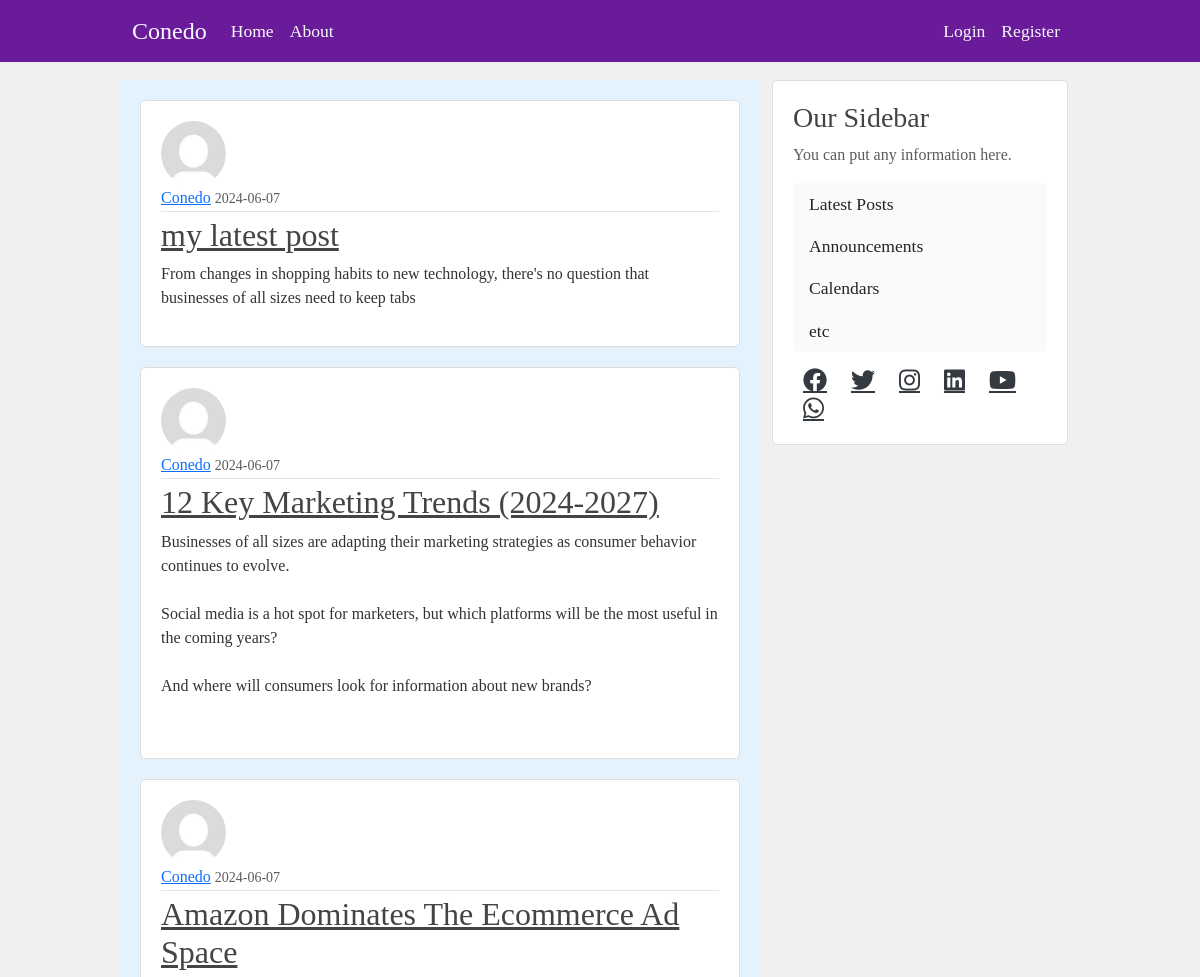
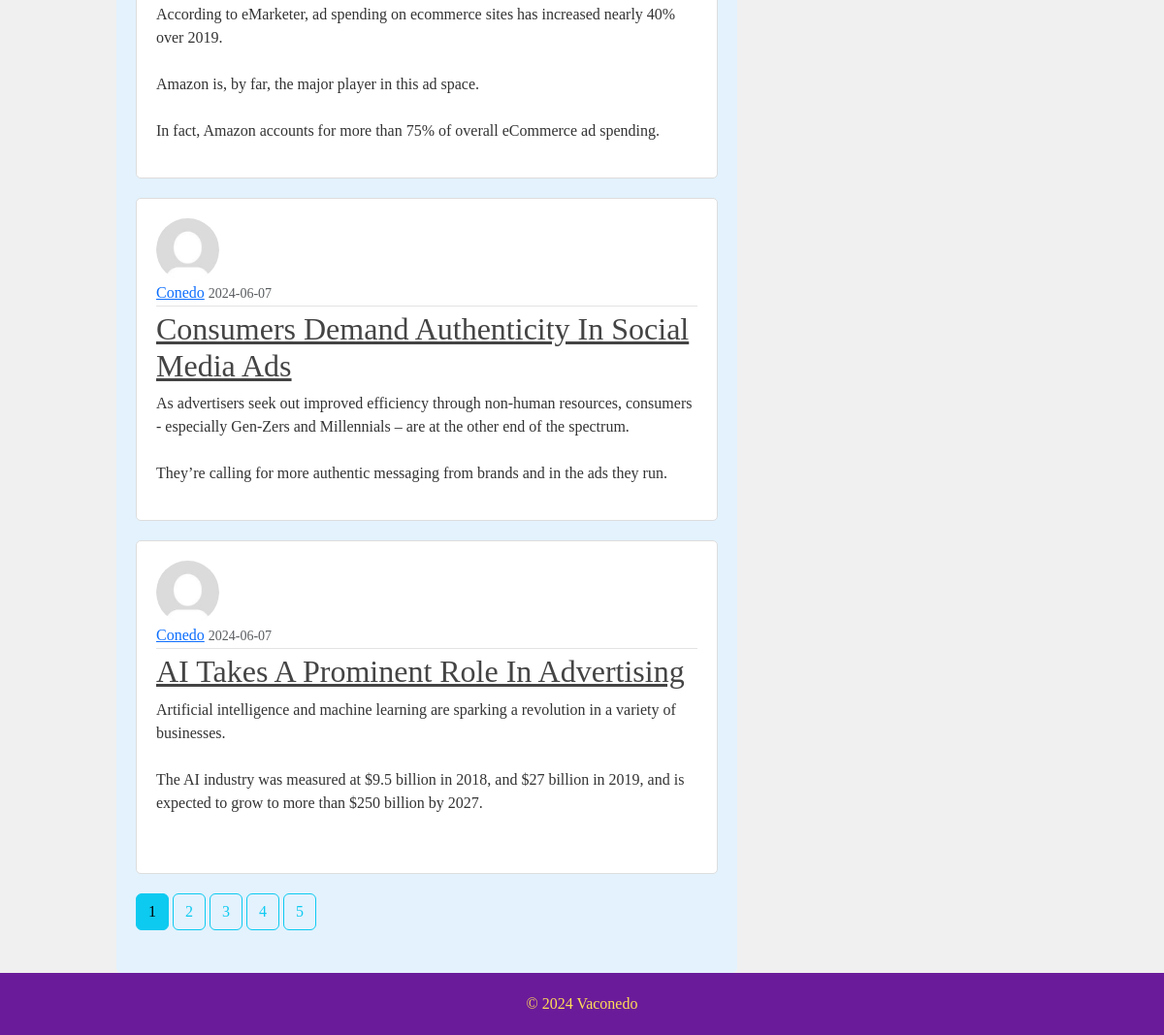
Before: / with the older database file (2 pictures, top to bottom).
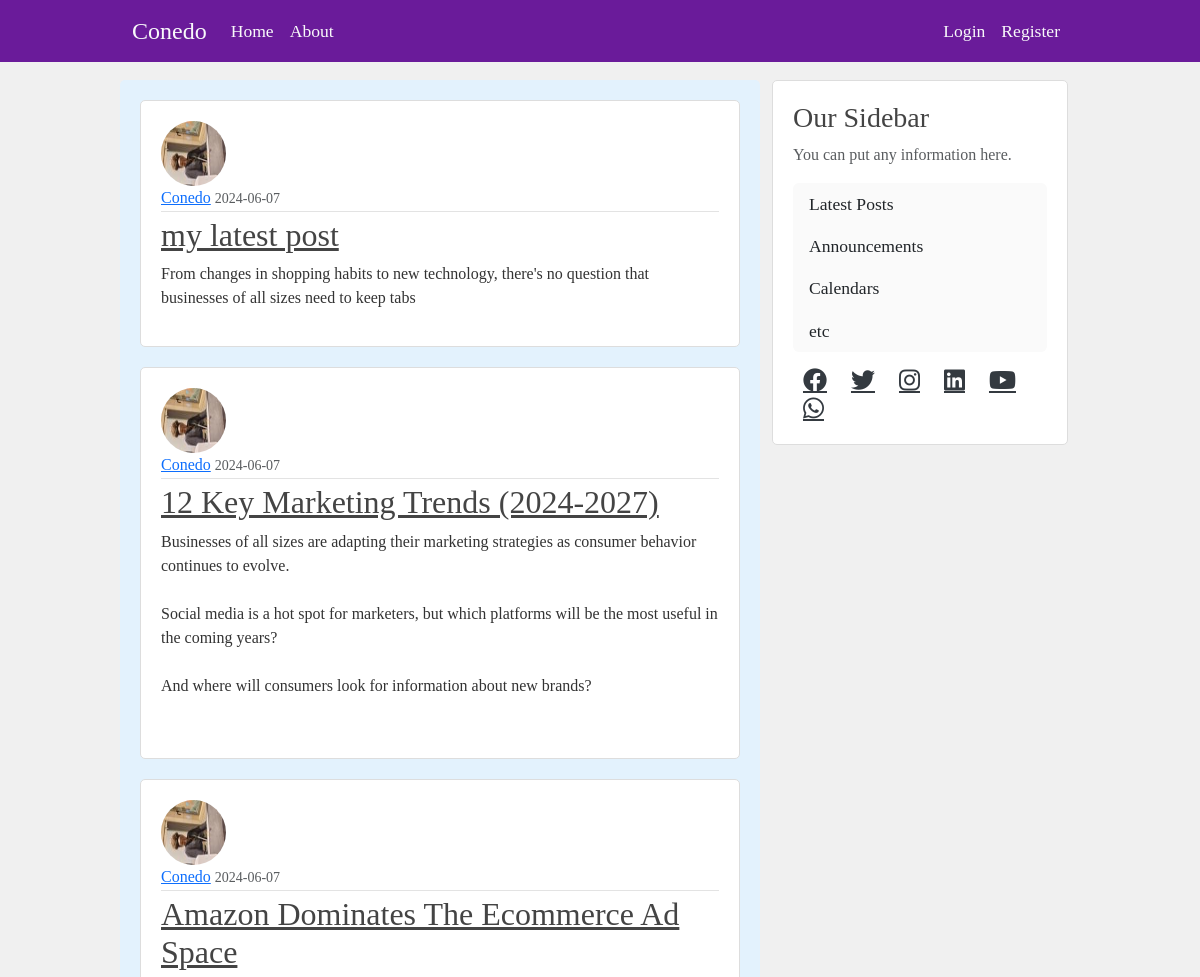
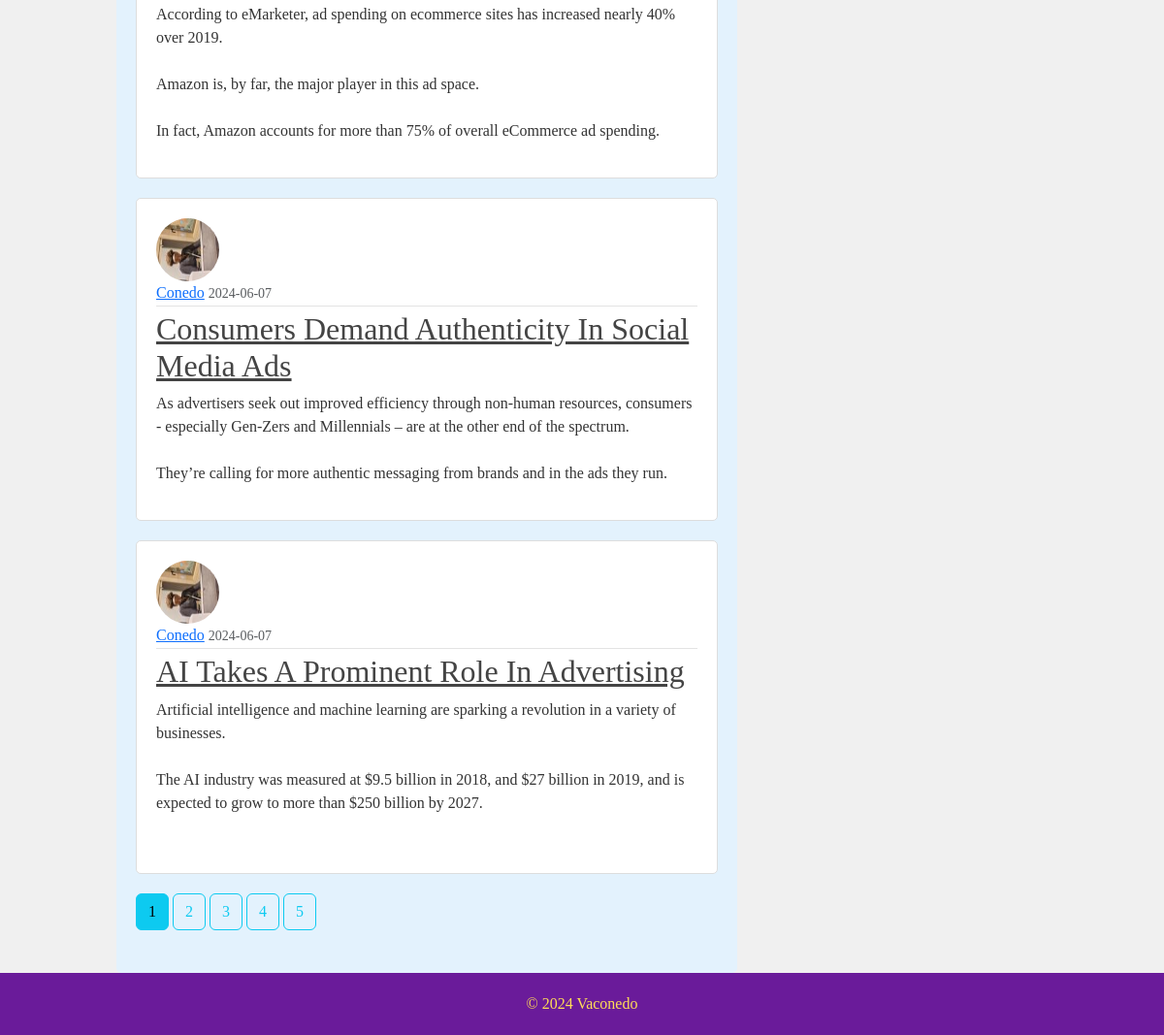
After: the same page with the newer database file (2 pictures, top to bottom).
### app/models.py (models this page shows, shortened)
class Post(db.Model):
    id = db.Column(db.Integer, primary_key=True)
    title = db.Column(db.String(100), nullable=False)
    content = db.Column(db.Text, nullable=False)
    date_posted = db.Column(db.DateTime, nullable=False, default=datetime.utcnow)
    user_id = db.Column(db.Integer, db.ForeignKey('user.id'), nullable=False)

class User(db.Model, UserMixin):
    id = db.Column(db.Integer, primary_key=True)
    username = db.Column(db.String(12), unique=True, nullable=False)
    email = db.Column(db.String(120), unique=True, nullable=False)
    image_file = db.Column(db.String(20), nullable=False, default='default.jpeg')
    password = db.Column(db.String(60), nullable=False)
    posts = db.relationship("Post", backref='author', lazy=True)

### app/routes.py (the view)
@app.route("/")
def home():
    page = request.args.get('page', 1, type=int)
    posts = Post.query.order_by(Post.date_posted.desc()).paginate(page=page, per_page=5)
    return render_template("home.html", posts=posts)

### app/templates/home.html
{% extends 'base.html' %}
{% block content %}
{% for post in posts.items %}
<article class="media content-section">
  <img
  class="rounded-circle article-img"
  src="{{ url_for('static',filename='profile_pics/' + post.author.image_file) }}"
  alt=""/>
    <div class="media-body">
      <div class="article-metadata">
        <a class="mr-2" href="{{url_for('user_posts',username=post.author.username)}}">{{ post.author.username }}</a>
        <small class="text-muted">{{ post.date_posted.strftime('%Y-%m-%d') }}</small>
      </div>
      <h2><a class="article-title" href="{{url_for('post',post_id=post.id)}}">{{ post.title }}</a></h2>
      <p class="article-content">{{ post.content }}</p>
    </div>
  </article>
{% endfor %}
{% for page_num in posts.iter_pages() %}
{% if page_num %}
{% if posts.page==page_num %}
<a class="import btn btn-info mb-4" href="{{url_for('home',page=page_num)}}"> {{page_num}}</a>
{% else %}
<a class="import btn btn-outline-info mb-4" href="{{url_for('home',page=page_num)}}"> {{page_num}}</a>
{% endif %}
{% else %}
...
{% endif %}
{% endfor %}
{% endblock %}

### app/templates/base.html (shortened to what this page needs)
<!DOCTYPE html>
<html lang="en">
<head>
    <link href="https://cdn.jsdelivr.net/npm/bootstrap@5.3.3/dist/css/bootstrap.min.css" rel="stylesheet">
    <link href="https://cdnjs.cloudflare.com/ajax/libs/font-awesome/6.1.1/css/all.min.css" rel="stylesheet">
    <link rel="stylesheet" type="text/css" href="{{ url_for('static', filename='main.css') }}">
</head>
<body>
        <nav class="navbar navbar-expand-md navbar-dark fixed-top">
            <div class="container">
                <a class="navbar-brand" href="/">Conedo</a>
                <div class="collapse navbar-collapse" id="navbarToggle">
                    <div class="navbar-nav me-auto">
                        <a class="nav-item nav-link" href="{{ url_for('home') }}">Home</a>
                        <a class="nav-item nav-link" href="{{ url_for('about') }}">About</a>
                    </div>
                    <div class="navbar-nav">
                        {% if current_user.is_authenticated %}
                        <a class="nav-item nav-link" href="{{ url_for('logout') }}">Log-out</a>
                        <a class="nav-item nav-link" href="{{ url_for('account') }}">Account</a>
                        <a class="nav-item nav-link" href="{{ url_for('new_post') }}">New Post</a>
                        {% else %}
                        <a class="nav-item nav-link" href="{{ url_for('login') }}">Login</a>
                        <a class="nav-item nav-link" href="{{ url_for('register') }}">Register</a>
                        {% endif %}
                    </div>
                </div>
            </div>
        </nav>
    <main role="main" class="container" style="margin-top: 80px;">
        <div class="row">
            <div class="col-md-8 main-content">
                {% block content %}{% endblock %}
            </div>
            <div class="col-md-4">
                <div class="content-section">
                    <h3>Our Sidebar</h3>
                    <p class='text-muted'>You can put any information here.</p>
                    <ul class="list-group">
                        <li class="list-group-item">Latest Posts</li>
                        <li class="list-group-item">Announcements</li>
                        <li class="list-group-item">Calendars</li>
                        <li class="list-group-item">etc</li>
                    </ul>
                    <div class="social-icons mt-3">
                        <a href="https://facebook.com" class="fab fa-facebook" target="_blank"></a>
                        <a href="https://twitter.com" class="fab fa-twitter" target="_blank"></a>
                        <a href="https://instagram.com" class="fab fa-instagram" target="_blank"></a>
                        <a href="https://linkedin.com" class="fab fa-linkedin" target="_blank"></a>
                        <a href="https://youtube.com" class="fab fa-youtube" target="_blank"></a>
                        <a href="https://wa.me/qr/SUFNCC4OMIXPO1" class="fab fa-whatsapp" target="_blank"></a>
                    </div>
                </div>
            </div>
        </div>
    </main>
    <footer class="footer">
        <p>&copy; 2024 Vaconedo</p>
    </footer>
</body>
</html>

### app/static/main.css (style rules this page uses)
body { background: #fafafa; color: #333333; margin-top: 5rem; }
h1, h2, h3, h4, h5, h6 { color: #444444; }
.content-section { background: #ffffff; padding: 10px 20px; border: 1px solid #dddddd; border-radius: 3px; margin-bottom: 20px; }
.article-title { color: #444444; }
.article-content { white-space: pre-line; }
.article-img { height: 65px; width: 65px; margin-right: 16px; }
.article-metadata { padding-bottom: 1px; margin-bottom: 4px; border-bottom: 1px solid #e3e3e3 }

### app/templates/base.html (style rules this page uses)
body { font-family: 'Georgia', serif; background-color: #f0f0f0; color: #333; }
.navbar { background-color: #6a1b9a; }
.navbar-brand { font-family: 'Times New Roman', Times, serif; font-size: 1.5rem; color: #f8f9fa !important; }
.navbar-nav .nav-link { font-size: 1.1rem; color: #f8f9fa !important; }
.content-section { background-color: #fff; padding: 20px; border: 1px solid #ddd; border-radius: 5px; margin-bottom: 20px; }
.list-group-item { border: none; font-size: 1.1rem; background-color: #fafafa; }
.social-icons a { color: #343a40; margin: 0 10px; font-size: 24px; transition: color 0.3s; }
.container { max-width: 960px; margin: 0 auto; }
.header, .footer { background-color: #6a1b9a; color: #ffdd57; padding: 20px 0; text-align: center; }
.header h1, .footer p { margin: 0; }
.main-content { background-color: #e3f2fd; padding: 20px; border-radius: 5px; }

Changed rows visible on the page:
changed through a linked row, Post "my latest post": image_file: picture added in place of a placeholder
changed through a linked row, Post "12 Key Marketing Trends (2024-2027)": image_file: picture added in place of a placeholder
changed through a linked row, Post "Amazon Dominates The Ecommerce Ad Space": image_file: picture added in place of a placeholder
changed through a linked row, Post "Consumers Demand Authenticity In Social Media Ads": image_file: picture added in place of a placeholder
changed through a linked row, Post "AI Takes A Prominent Role In Advertising": image_file: picture added in place of a placeholder
